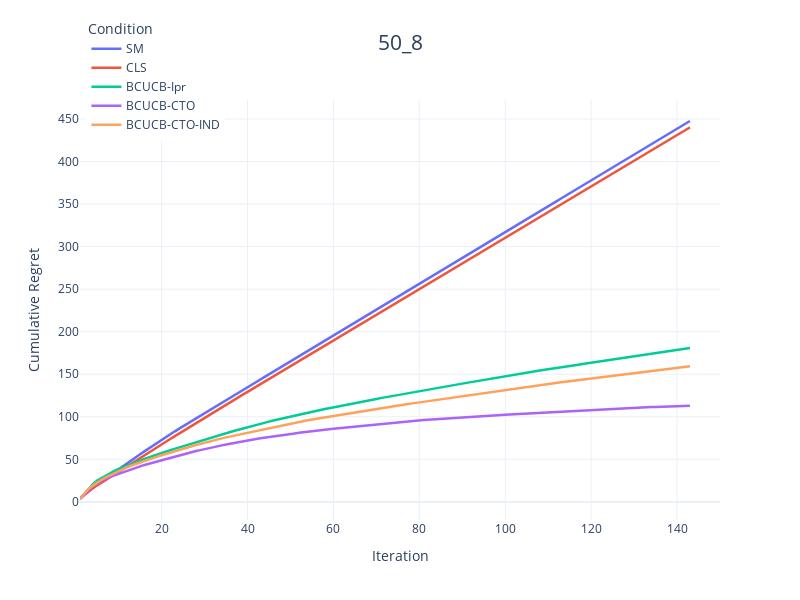

The cell this chart's notebook holds for it:
### Code cell
import pandas as pd
import plotly.graph_objects as go
import plotly.express as px
import os
import numpy as np

text = "randomcase"

# 定义文件夹路径
data_folder = os.path.join('Data', text)

cumulative_regret_files = ['50_8_smallest.csv','50_8_cluster.csv','50_8_dynamic.csv', '50_8_cyclic.csv', '50_8_independent.csv']
curve_names = ['SM','CLS', 'BCUCB-Ipr', 'BCUCB-CTO', 'BCUCB-CTO-IND']

colors = px.colors.qualitative.Plotly[:len(curve_names)] 

# 创建DataFrame存储Cumulative Regret
cumulative_regret_data = pd.DataFrame()

# 加载Cumulative Regret数据（来自原始文件）
for file, name in zip(cumulative_regret_files, curve_names):
    file_path = os.path.join(data_folder, file)
    df = pd.read_csv(file_path, index_col='Repetition')
    
    # 计算每个step的均值
    mean_results = df.mean(axis=0)
    
    # 计算Cumulative Regret
    cumsum_results = np.cumsum(mean_results.values)
    temp_df = pd.DataFrame({
        'Iter': range(1, 151),
        'Value': cumsum_results,
        'Condition': name
    })
    cumulative_regret_data = pd.concat([cumulative_regret_data, temp_df])

# 创建单个图表
fig = go.Figure()

# 只画Cumulative Regret
for i, condition in enumerate(curve_names):
    cumsum_df = cumulative_regret_data[cumulative_regret_data['Condition'] == condition]
    fig.add_trace(
        go.Scatter(
            x=cumsum_df['Iter'],
            y=cumsum_df['Value'],
            name=condition,
            line=dict(color=colors[i], width=2.5),
            meta=[condition],
            hovertemplate="Iter: %{x}<br>Cumulative Regret: %{y:.4f}<br>Condition: %{meta[0]}<extra></extra>"
        )
    )

# 更新布局
fig.update_layout(
    title_text="50_8",
    title_x=0.5,
    title_font=dict(size=21),
    height=600,
    width=800,
    template='plotly_white',
    legend_title_text='Condition',
    legend=dict(yanchor="top", y=1.2, xanchor="left", x=0.01),
    xaxis_title="Iteration",
    yaxis_title="Cumulative Regret"
)

# 显示图形
fig.show()

# 保存为HTML文件（可选）
# pio.write_html(fig, 'cumulative_regret_plot.html')
# fig.write_image(text+"_50_8_cumulative.png", format="png", width=800, height=600, scale=3)

### Figure 1 — Plotly figure (JSON) as saved in the notebook; plotly's stock layout.template omitted (floating-point values rounded to 4 significant figures; data arrays with more than 128 entries replaced by an {"elided": "..."} marker saying what was removed)
{"data": [{"hovertemplate": "Iter: %{x}<br>Cumulative Regret: %{y:.4f}<br>Condition: %{meta[0]}<extra></extra>", "line": {"color": "#636EFA", "width": 2.5}, "meta": ["SM"], "name": "SM", "type": "scatter", "x": {"elided": "150 int values"}, "y": {"elided": "150 float values"}}, {"hovertemplate": "Iter: %{x}<br>Cumulative Regret: %{y:.4f}<br>Condition: %{meta[0]}<extra></extra>", "line": {"color": "#EF553B", "width": 2.5}, "meta": ["CLS"], "name": "CLS", "type": "scatter", "x": {"elided": "150 int values"}, "y": {"elided": "150 float values"}}, {"hovertemplate": "Iter: %{x}<br>Cumulative Regret: %{y:.4f}<br>Condition: %{meta[0]}<extra></extra>", "line": {"color": "#00CC96", "width": 2.5}, "meta": ["BCUCB-Ipr"], "name": "BCUCB-Ipr", "type": "scatter", "x": {"elided": "150 int values"}, "y": {"elided": "150 float values"}}, {"hovertemplate": "Iter: %{x}<br>Cumulative Regret: %{y:.4f}<br>Condition: %{meta[0]}<extra></extra>", "line": {"color": "#AB63FA", "width": 2.5}, "meta": ["BCUCB-CTO"], "name": "BCUCB-CTO", "type": "scatter", "x": {"elided": "150 int values"}, "y": {"elided": "150 float values"}}, {"hovertemplate": "Iter: %{x}<br>Cumulative Regret: %{y:.4f}<br>Condition: %{meta[0]}<extra></extra>", "line": {"color": "#FFA15A", "width": 2.5}, "meta": ["BCUCB-CTO-IND"], "name": "BCUCB-CTO-IND", "type": "scatter", "x": {"elided": "150 int values"}, "y": {"elided": "150 float values"}}], "layout": {"height": 600, "legend": {"title": {"text": "Condition"}, "x": 0.01, "xanchor": "left", "y": 1.2, "yanchor": "top"}, "title": {"font": {"size": 21}, "text": "50_8", "x": 0.5}, "width": 800, "xaxis": {"title": {"text": "Iteration"}}, "yaxis": {"title": {"text": "Cumulative Regret"}}}}
